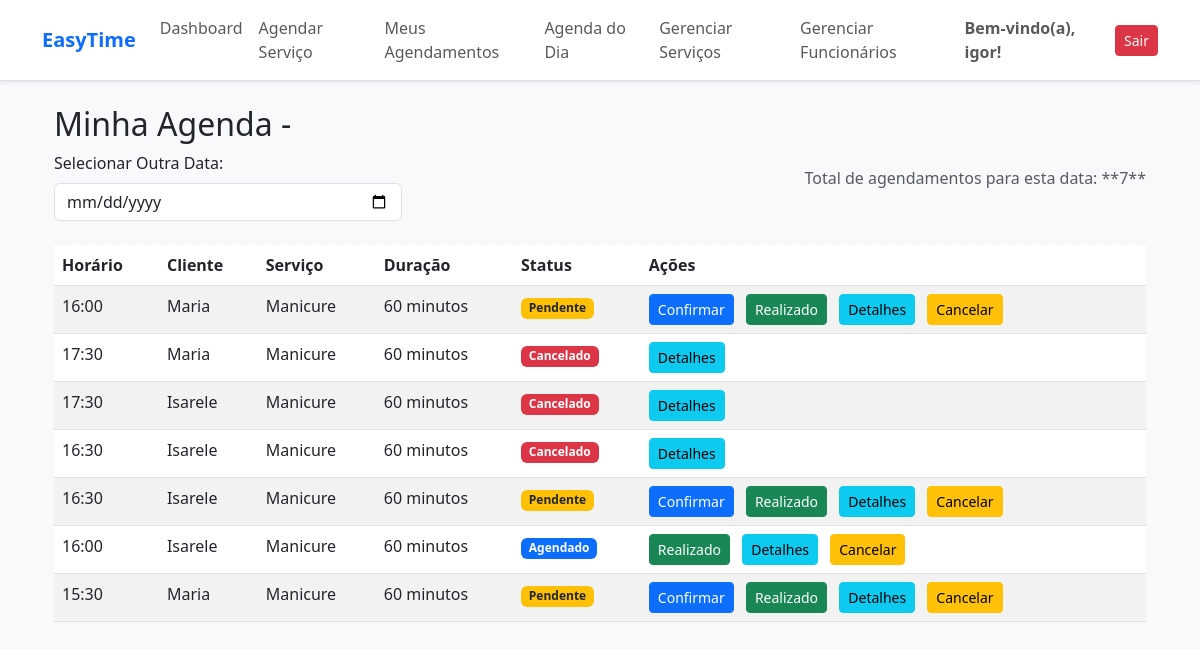
The app's page /agendamentos/agenda/ (signed in), older data.
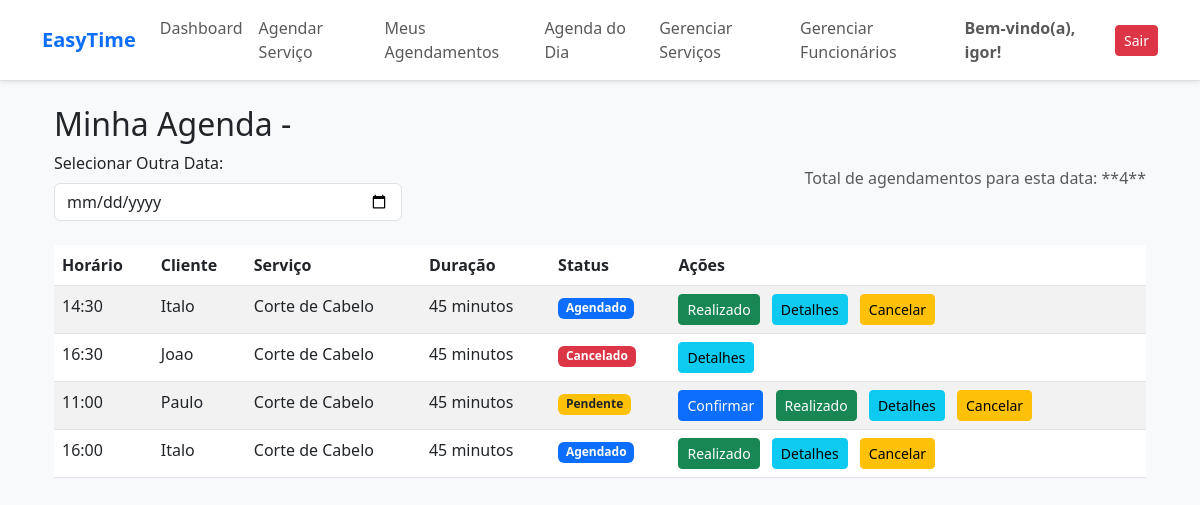
The same page, newer data.
### agendamentos/models.py (models this page shows, shortened)
class Agendamento(models.Model):
    STATUS_CHOICES = [
        ('AG', 'Agendado'),
        ('PE', 'Pendente'),
        ('CA', 'Cancelado'),
        ('RE', 'Realizado'),
    ]
    usuario = models.ForeignKey(settings.AUTH_USER_MODEL, on_delete=models.CASCADE, related_name='agendamentos', null=True)
    servico = models.ForeignKey(Servico, on_delete=models.PROTECT)
    funcionario = models.ForeignKey(Funcionario, on_delete=models.PROTECT, null=True, blank=True)
    data_horario = models.DateTimeField()
    status = models.CharField(
        max_length=2,
        choices=STATUS_CHOICES,
        default='PE'
    )
    observacoes = models.TextField(blank=True)
    created_at = models.DateTimeField(auto_now_add=True)
    updated_at = models.DateTimeField(auto_now=True)
    class Meta:
        ordering = ['data_horario']

### usuarios/models.py (models this page shows, shortened)
class CustomUser(AbstractUser):
    TIPO_CHOICES = (
        ('cliente', 'Cliente'),
        ('profissional', 'Profissional'),
    )
    tipo = models.CharField(max_length=15, choices=TIPO_CHOICES, default='cliente')

### servicos/models.py (models this page shows, shortened)
class Servico(models.Model):
    nome = models.CharField(max_length=100)
    descricao = models.TextField(blank=True, null=True)
    preco = models.DecimalField(max_digits=6, decimal_places=2)
    duracao = models.IntegerField(help_text="Duração do serviço em minutos.")
    class Meta:
        verbose_name = "Serviço"
        verbose_name_plural = "Serviços"

### agendamentos/views.py (the view)
# urls.py: path('agenda/', views.agenda_do_dia, name='agenda'),
@login_required
def agenda_do_dia(request):
    if request.user.is_staff:
        agendamentos = Agendamento.objects.all()
    else:
        try:
            perfil = Funcionario.objects.get(user=request.user)
            agendamentos = Agendamento.objects.filter(funcionario=perfil)
        except Funcionario.DoesNotExist:
            agendamentos = Agendamento.objects.none()
    return render(request, 'agendamentos/agenda.html', {'agendamentos': agendamentos})

### agendamentos/templates/agendamentos/agenda.html (shortened to what this page needs)
{% extends 'painel/base.html' %}
{% load static %}
{% block content %}
<div class="container mt-4">
    <h2>Minha Agenda - {{ hoje|date:"d/m/Y" }}</h2>
    <div class="row mb-4 align-items-center">
        <div class="col-md-4">
            <form method="get" action="{% url 'agendamentos:agenda' %}" id="form-data-filtro">
                <label for="id_data" class="form-label">Selecionar Outra Data:</label>
                <input type="date"
                       id="id_data"
                       name="data"
                       class="form-control"
                       value="{{ hoje|date:'Y-m-d' }}"
                       onchange="this.form.submit()">
            </form>
        </div>
        <div class="col-md-8 text-end">
            <p class="text-muted">Total de agendamentos para esta data: **{{ agendamentos|length }}**</p>
        </div>
    </div>
    {% if agendamentos %}
        {% include 'agendamentos/tabela_agendamentos.html' with agendamentos=agendamentos %}
    {% else %}
        <div class="alert alert-info" role="alert">
            Nenhum agendamento ativo para a data selecionada ({{ hoje|date:"d/m/Y" }}).
        </div>
    {% endif %}
</div>
{% endblock %}

### agendamentos/templates/agendamentos/tabela_agendamentos.html (shortened to what this page needs)
<div class="table-responsive">
    <table class="table table-striped table-hover">
        <thead>
            <tr>
                <th>Horário</th>
                <th>Cliente</th>
                <th>Serviço</th>
                <th>Duração</th>
                <th>Status</th>
                <th>Ações</th>
            </tr>
        </thead>
        <tbody>
            {% for agendamento in agendamentos %}
            <tr>
                <td>{{ agendamento.data_horario|date:"H:i" }}</td>
                <td>{{ agendamento.usuario.get_full_name|default:agendamento.usuario.username }}</td>
                <td>{{ agendamento.servico.nome }}</td>
                <td>{{ agendamento.servico.duracao }} minutos</td>
                <td>
                    {% if agendamento.status == 'AG' %}
                        <span class="badge bg-primary">{{ agendamento.get_status_display }}</span>
                    {% elif agendamento.status == 'PE' %}
                        <span class="badge bg-warning text-dark">{{ agendamento.get_status_display }}</span>
                    {% elif agendamento.status == 'CA' %}
                        <span class="badge bg-danger">{{ agendamento.get_status_display }}</span>
                    {% elif agendamento.status == 'RE' %}
                        <span class="badge bg-success">{{ agendamento.get_status_display }}</span>
                    {% else %}
                        <span class="badge bg-secondary">{{ agendamento.get_status_display }}</span>
                    {% endif %}
                </td>
                <td>
                    {% if agendamento.status == 'PE' %}
                        <form method="post" action="{% url 'agendamentos:confirmar_agendamento' pk=agendamento.pk %}" style="display: inline;">
                            <button type="submit" class="btn btn-sm btn-primary me-2">
                                Confirmar
                            </button>
                        </form>
                    {% endif %}
                    {% if agendamento.status != 'RE' and agendamento.status != 'CA' %}
                        <form method="post" action="{% url 'agendamentos:marcar_realizado' pk=agendamento.pk %}" style="display: inline;">
                            <button type="submit" class="btn btn-sm btn-success me-2">
                                Realizado
                            </button>
                        </form>
                    {% endif %}
                    <a href="{% url 'agendamentos:detalhes' agendamento.pk %}" class="btn btn-sm btn-info me-2">Detalhes</a>
                    {% if agendamento.status != 'CA' and agendamento.status != 'RE' %}
                    <a href="{% url 'agendamentos:cancelar' agendamento.pk %}" class="btn btn-sm btn-warning" onclick="return confirm('Tem certeza que deseja cancelar este agendamento?')">Cancelar</a>
                    {% endif %}
                </td>
            </tr>
            {% endfor %}
        </tbody>
    </table>
</div>

Row changes from the older to the newer data that the page shows:
removed Agendamento: data_horario "16:00", usuario.get_full_name "Maria", servico.nome "Manicure", servico.duracao "60", status "Pendente", shows "Confirmar", shows "Realizado", shows "Cancelar"
removed Agendamento: data_horario "17:30", usuario.get_full_name "Isarele", servico.nome "Manicure", servico.duracao "60", status "Cancelado"
removed Agendamento: data_horario "16:30", usuario.get_full_name "Isarele", servico.nome "Manicure", servico.duracao "60", status "Cancelado"
removed Agendamento: data_horario "16:30", usuario.get_full_name "Isarele", servico.nome "Manicure", servico.duracao "60", status "Pendente", shows "Confirmar", shows "Realizado", shows "Cancelar"
removed Agendamento: data_horario "15:30", usuario.get_full_name "Maria", servico.nome "Manicure", servico.duracao "60", status "Pendente", shows "Confirmar", shows "Realizado", shows "Cancelar"
added Agendamento: data_horario "14:30", usuario.get_full_name "Italo", servico.nome "Corte de Cabelo", servico.duracao "45", status "Agendado", shows "Realizado", shows "Cancelar"
changed Agendamento "Cancelado": data_horario "17:30" → "16:30"; usuario.get_full_name "Maria" → "Joao"; servico.nome "Manicure" → "Corte de Cabelo"; servico.duracao "60" → "45"
added Agendamento: data_horario "11:00", usuario.get_full_name "Paulo", servico.nome "Corte de Cabelo", servico.duracao "45", status "Pendente", shows "Confirmar", shows "Realizado", shows "Cancelar"
changed Agendamento (number 4 of 4 on the later page): usuario.get_full_name "Isarele" → "Italo"; servico.nome "Manicure" → "Corte de Cabelo"; servico.duracao "60" → "45"
Text that changed along with them:
{{ agendamentos|length }}: "7" → "4"
